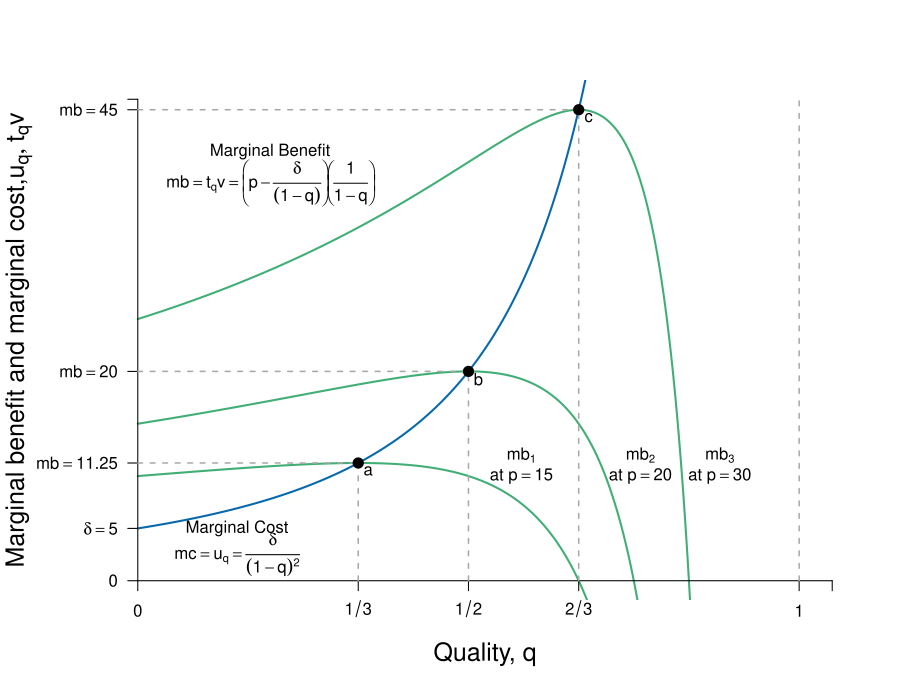

Write the R code that produced this figure.
require(ggplot2)
require(shape)
pdf(file = "information_power/information_mb_mc.pdf", width = 9, height = 7)

#Set parameters for graphics
axislabelsize <- 1.5
labelsize <- 1.2
graphlinewidth <- 2
segmentlinewidth <- 1.5

COL <- c("#7fc97f", "#beaed4", "#fdc086", "#ffff99", "#386cb0", "#f0027f", "#bf5b17", "#666666")
COLA <- c("#e0f3db", "#99d8c9","#66c2a4","#41ae76", "#238b45", "#005824")
COLB <- c("#c6dbef", "#4eb3d3", "#2b8cbe", "#0868ac","#084081")
COLC <- c("#fcfbfd", "#efedf5", "#dadaeb", "#bcbddc", "#9e9ac8", "#807dba", "#6a51a3", "#54278f", "#3f007d")


#Parameters for figures
u1 <- 4
u2 <- 10
u3 <- 16
delta1 <- 2
delta2 <- 2
delta3 <- 2

uA <- function(p, q, delta = 5) {
  p - (delta) / (1 - q)
}

mc <- function(q, delta = 5) {
  (delta) / (1 - q)^2
}

mb <- function(q, p = 20, delta = 5) {
  (p - (delta) / (1 - q))*(1/(1-q))
}




COL <- c("#bae4b3", "#74c476", "#238b45")
par(mar =  c(5, 5.5, 4, 2))
xlims <- c(0, 1.05)
ylims <- c(0, 46)


plot(0, 0, xlim = xlims, ylim = ylims, type = "n",
     xlab = "",
     ylab = "",
     xaxt = "n", yaxt = "n", cex.lab = axislabelsize, bty = "n")

npts <- 500 
xx1 <- seq(0, xlims[2], length.out = npts)
xx2 <- seq(0, 0.99, length.out = npts)
# xx2 <- seq(u2 + delta2, xlims[2], length.out = npts)
# xx3 <- seq(u3 + delta3, xlims[2], length.out = npts)
# xx4 <- seq(7, 17, 0.01)

#Draw the lines for the graphs
lines(xx2, mb(xx2), col = COLA[4], lwd = graphlinewidth)
lines(xx2, mb(xx2, p = 15), col = COLA[4], lwd = graphlinewidth)
lines(xx2, mb(xx2, p = 30), col = COLA[4], lwd = graphlinewidth)
lines(xx1, mc(xx1), col = COLB[4], lwd = graphlinewidth)
#lines(xx3, indiffFn3(xx3), col = COLA[4], lwd = graphlinewidth)
#lines(xx4, tangentLine(xx4), col = "darkgrey", lty = 2, lwd = graphlinewidth)

#Customize ticks and labels for the plot
ticksy <- c(0, 5, 11.25, 20, 45, ylims[2])
ylabels <- c(0, expression(paste(delta == 5)), expression(paste(mb == 11.25)), expression(paste(mb == 20)), expression(paste(mb == 45)), NA)
ticksx <- c(0, 1/3, 0.5, 2/3, 1, xlims[2])
xlabels <- c(0, expression(paste(1/3)), expression(paste(1/2)), expression(paste(2/3)), 1, NA)
axis(1, at = ticksx, pos = 0, labels = xlabels)
axis(2, at = ticksy, pos = 0, labels = ylabels, las = 1)

mtext(expression(paste("Quality, ", q)), side=1, line = 2.5, cex = axislabelsize)
text(- 0.18, ylims[2] - 0.5*(ylims[2] - ylims[1]), expression(paste("Marginal benefit and marginal cost,", list(u[q], t[q]*v))), xpd = TRUE, cex = axislabelsize, srt = 90) 
#text(- 0.1, ylims[2] - 0.5*(ylims[2] - ylims[1]), expression(paste()), xpd = TRUE, cex = axislabelsize, srt = 90) 
     


#Annotation of the three indifference curves
text(0.15, 5, expression(paste("Marginal Cost")))
text(0.15, 2.5, expression(paste(mc == u[q], phantom() == frac(delta,(1-q)^2))))


text(0.2, 41, expression(paste("Marginal Benefit")))
text(0.2, 38, expression(paste(mb == t[q]*v, phantom() == bgroup( "(",p - frac(delta,(1-q)),")" )*bgroup( "(", frac(1,1-q), ")") )))

text(0.58, 12, expression(paste(mb[1])))
text(0.58, 10, expression(paste("at ", p == 15)))

text(0.76, 12, expression(paste(mb[2])))
text(0.76, 10, expression(paste("at ", p == 20)))

text(0.88, 12, expression(paste(mb[3])))
text(0.88, 10, expression(paste("at ", p == 30)))


#Line for the max quality, q = 1 
segments(1, 0, 1, ylims[2], lty = 2, col = "darkgray", lwd = segmentlinewidth)
#Annotating line of 100% quality
text(20, 1.025, expression(paste("Maximum level of quality, q")))



segments(0.5, 0, 0.5, 20, lty = 2, col = "darkgray", lwd = segmentlinewidth)
segments(0, 20, 0.5, 20, lty = 2, col = "darkgray", lwd = segmentlinewidth)
points(0.5, 20, pch = 16, col = "black", cex = 1.5)
text(0.5 + 0.015, 20 - 0.75, expression(paste(b)))

segments(2/3, 0, 2/3, 45, lty = 2, col = "darkgray", lwd = segmentlinewidth)
segments(0, 45, 2/3, 45, lty = 2, col = "darkgray", lwd = segmentlinewidth)
points(2/3, 45, pch = 16, col = "black", cex = 1.5)
text(2/3 + 0.015, 45 - 0.75, expression(paste(c)))

segments(1/3, 0, 1/3, 11.25, lty = 2, col = "darkgray", lwd = segmentlinewidth)
segments(0, 11.25, 1/3, 11.25, lty = 2, col = "darkgray", lwd = segmentlinewidth)
points(1/3, 11.25, pch = 16, col = "black", cex = 1.5)
text(1/3 + 0.015, 11.25 - 0.75, expression(paste(a)))

#Add a point for the tangency
points(12, 0.75, pch = 16, col = "black", cex = 1.5)

#Arrow to Slope of BRF
Arrows(10, 0.8, 12, 0.8, col = "black", lty = 1, lwd = 1.5, arr.type = "triangle")
text(5, 0.8, expression(paste("Slope = MRS = ", -frac(1, u[q]))))
text(5.4, 0.73, expression(paste(" = ", frac(delta, (1-q)^2))))
dev.off()
